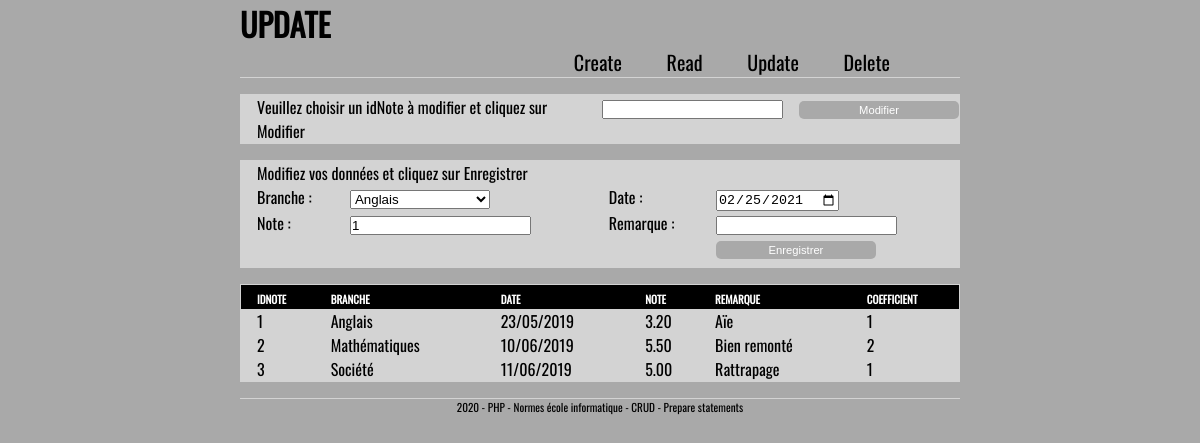
The page /CRUD_PHP/update.php on the database its author committed.
### tables this page shows
CREATE TABLE `notes` (
  `idnote` int(11) NOT NULL,
  `branche` varchar(45) DEFAULT NULL,
  `date` datetime DEFAULT NULL,
  `note` double DEFAULT NULL,
  `remarque` varchar(255) DEFAULT NULL,
  `coefficient` int(11) DEFAULT NULL
);

### CRUD_PHP/lib/functions.inc.php (the view, shortened to what this page needs)
<?php
function branches()
{
  return array(
    "Langue & Société" => 1,
    "Société" => 1,
    "Anglais" => 1,
    "Mathématiques" => 2,
    "Physique" => 2,
    "Education Physique" => 1
  );
}
function brancheToSelect($brancheSelected)
{
  $html = "\n\t<select name=\"branche\">";
  foreach (branches() as $branche => $coefficient) {
    $selected = ($brancheSelected == $branche ? "selected" : "");
    $html .= sprintf("\n\t\t<option value=\"%s\" %s>%s</option>", $branche, $selected, $branche);
  }
  $html .= "\n\t</select>";
  return $html;
}
function arrayToHtmlTable($array, $header = true)
{
  $html = "";
  if (!empty($array)) {
    $html .= "\n  <table>";
    if ($header) {
      $html .= "\n    <tr>";
      foreach ($array[0] as $key => $value) {
        $html .= "\n      <th>$key</th>";
      }
      $html .= "\n    </tr>\n";
    }
    foreach ($array as $line) {
      $html .= "\n    <tr>";
      foreach ($line as $value) {
        $html .= "\n      <td>$value</td>\n";
      }
      $html .= "\n    </tr>\n";
    }
    $html .= "\n  </table>\n";
  }
  return $html;
}

### rows shown on the page
notes: value "1", branche "Anglais", value "23/05/2019", value "3.20", remarque "Aïe"
notes: value "2", branche "Mathématiques", value "10/06/2019", value "5.50", remarque "Bien remonté"
notes: idnote "3", branche "Société", value "11/06/2019", value "5.00", remarque "Rattrapage", coefficient "1"

### other values the page prints
$errorMsg "Modifiez vos données et cliquez sur Enregistrer"
$key "idnote"
$key "branche"
$key "date"
$key "note"
$key "remarque"
$key "coefficient"
form field branche "Anglais"
